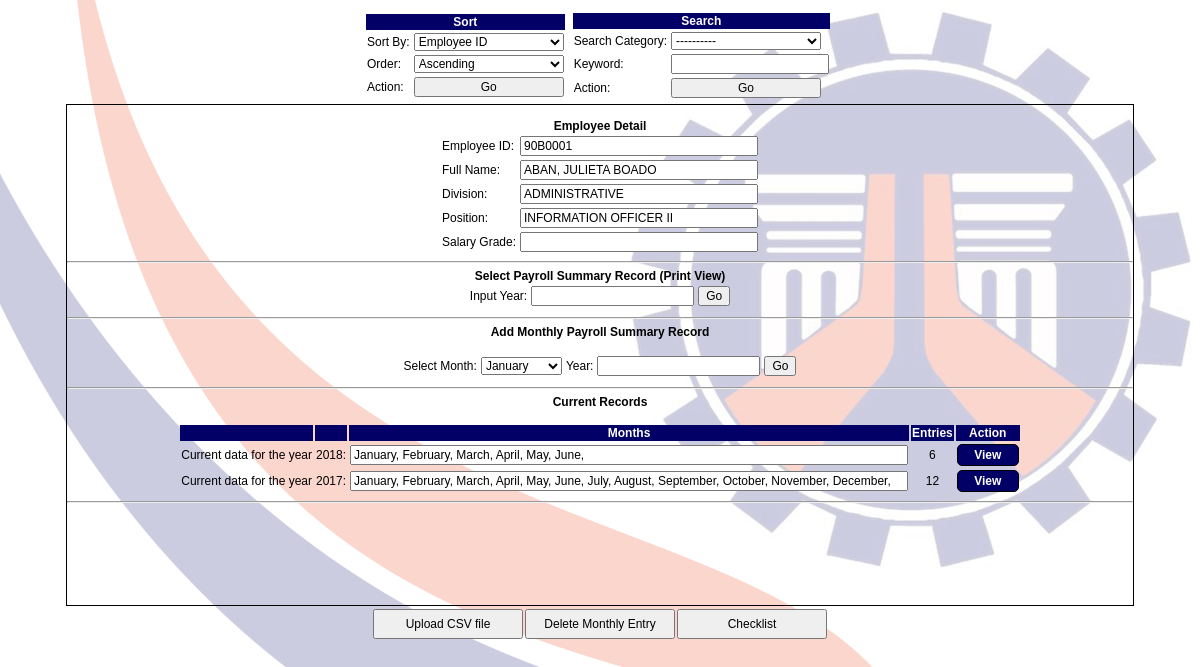
Before: /Payroll_Import/php/encode.php?id=90B0001 (signed in) with the older database file.
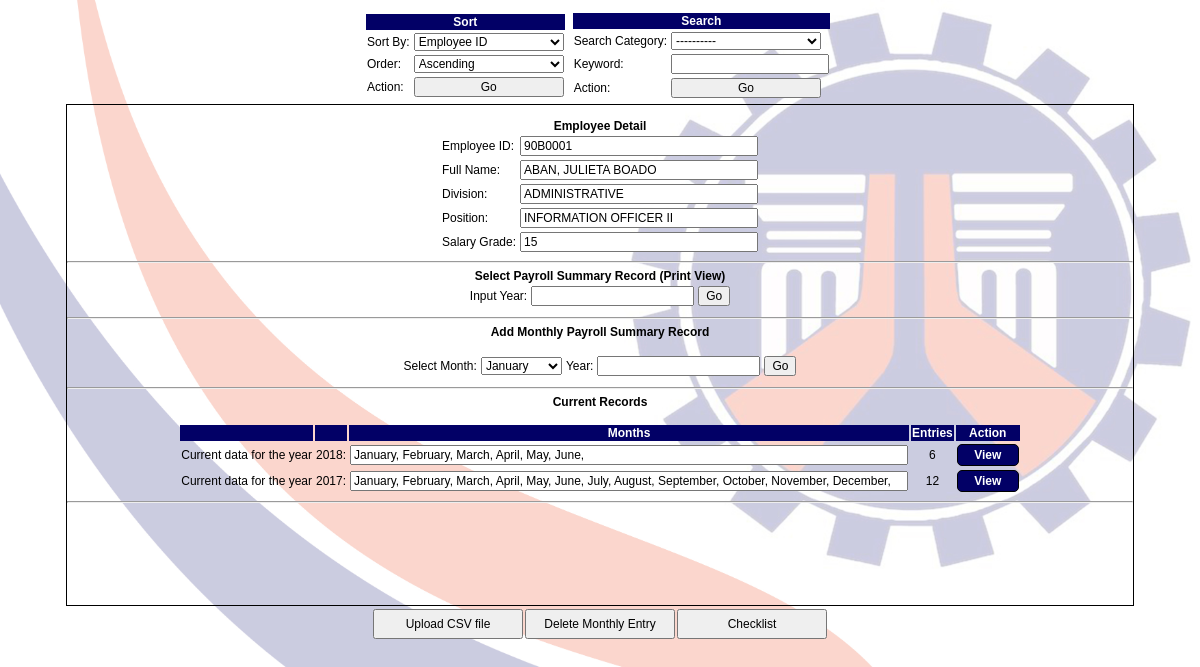
After: the same page with the newer database file.
### tables this page shows
CREATE TABLE `employees` (
  `id` varchar(25) NOT NULL,
  `lastname` varchar(45) NOT NULL,
  `firstname` varchar(45) NOT NULL,
  `middlename` varchar(45) NOT NULL,
  `division` varchar(45) DEFAULT NULL,
  `office` varchar(50) DEFAULT NULL,
  `position` varchar(45) NOT NULL,
  `salarygrade` varchar(20) DEFAULT NULL,
  `bpno` varchar(25) DEFAULT NULL,
  `middle_initial` varchar(25) DEFAULT NULL,
  `prefix` varchar(25) DEFAULT NULL,
  `extention` varchar(25) DEFAULT NULL,
  `birthdate` date DEFAULT NULL,
  `crn` varchar(25) DEFAULT NULL,
  PRIMARY KEY (`id`)
);

### Payroll_Import/php/encode.php (the view, shortened to what this page needs)
<!DOCTYPE html>
<html>
<head>
	<?php
		include 'dbconn.php';
		include 'links.php';
	?>
</head>
<body>
<?php
	include 'search_main.php';
?>
<div id="sub">
<br>
<h3>Employee Detail</h3>
<?php
		$id = $_GET['id'];
		$result = $conn->query("SELECT * FROM employees WHERE id = '{$id}'");
	    echo "<table>";
	    while($row = $result->fetch_assoc()){
	    	echo '<tr>';
	    	echo "<td class='format'><label >Employee ID: </label></td>";
	    	echo '<td><input class = "tb_size1" readonly type="text" value="'.$row['id'].'"</input></td>';
	    	echo '</tr>';
	    	echo '<tr>';
	    	echo "<td class='format'><label>Full Name: </label></td>";
	    	echo '<td><input class = "tb_size1" readonly type="text" value="'.$row['lastname'].', '.$row['firstname'].' '.$row['middlename'].'"</input></td>';
	    	echo '</tr>';
	    	echo '<tr>';
	    	echo "<td class='format'><label>Division: </label></td>";
	    	echo '<td><input class = "tb_size1" readonly type="text" value="'.$row['division'].'"</input></td>';
	    	echo '</tr>';
	    	echo '<tr>';
	    	echo "<td class='format'><label>Position: </label></td>";
	    	echo '<td><input class = "tb_size1" readonly type="text" value="'.$row['position'].'"</input></td>';
	    	echo '</tr>';
	    	echo '<tr>';
	    	echo "<td class='format'><label>Salary Grade: </label></td>";
	    	echo '<td><input class = "tb_size1" readonly type="text" value="'.$row['salarygrade'].'"</input></td>';
	    	echo '</tr>';
	    }
	    echo "</table>";
?>
<hr>
<h3>Select Payroll Summary Record (Print View)</h3>
		<?php
			echo '<form id="Home" action="view_monthly.php?id='.$id.'" method="post">';
		?>
<table>
	<tr>
		<td>Input Year: </td>
		<td><input type="text" maxlength = "4" name="year"></input></td>
		<td><input type="submit" value="Go"></input></td>
	</tr>
</table>
</form>
<hr>
<h3>Add Monthly Payroll Summary Record</h3>
<br>
		<?php
			echo '<form id="Home" action="encode_payroll.php?id='.$id.'" method="post">';
		?>
<table>
	<tr>
		<td>Select Month: </td>
		<td>
			<select name = "month">
				<option>January</option>
			</select>
		</td>
		<td>Year: </td>
		<td><input type="text" maxlength = "4" name="year"></input></td>
		<td><input type="submit" value="Go"></input></td>
	</tr>
</table>
</form>
<hr>
<?php
		$id = $_GET['id'];
	    $result2 = $conn->query("SELECT DISTINCT payroll_data.year FROM payroll_data LEFT JOIN employees ON payroll_data.id = employees.id WHERE employees.id ='".$id."' ORDER BY payroll_data.year DESC ");
	    echo "<h3>Current Records</h3>";
	    echo "<br>";
	    echo "<table>";
	    echo "<tr>";
	    echo "<th></th>";
	    echo "<th></th>";
	    echo "<th>Months</th>";
	    echo "<th>Entries</th>";
	    echo "<th>Action</th>";
	    echo "</tr>";
	    while($row = $result2->fetch_assoc()){
	    	echo '<tr>';
	    	echo "<td class='format'><label >Current data for the year </label></td>";
	    	echo '<td><label>'.$row['year'].': </label></td>';
	   		echo '<td><input class = "tb_size10" readonly type="text" value="';
	   		$result3 = $conn->query("SELECT * FROM payroll_data LEFT JOIN employees ON payroll_data.id = employees.id WHERE employees.id ='".$id."' AND year = ".$row['year']." ORDER BY month_num ASC");
	   		while($row2 = $result3->fetch_assoc()){
	   			echo $row2['month'].", ";
	   		}
	   		echo '"</input></td>';
	   		echo "<td>".$result3->num_rows."</td>";
	   		echo "<td><a href = 'view_individually.php?id=".$id."&year=".$row['year']."'>View</a></td>";
	    	echo '</tr>';
	    }
	    echo "</table>";
?>
<hr>
</div>
<?php
	include 'universal_footer.php';
?>
</body>
</html>

Changed rows visible on the page:
changed employees "ABAN, JULIETA BOADO": salarygrade (not shown) → "15"
